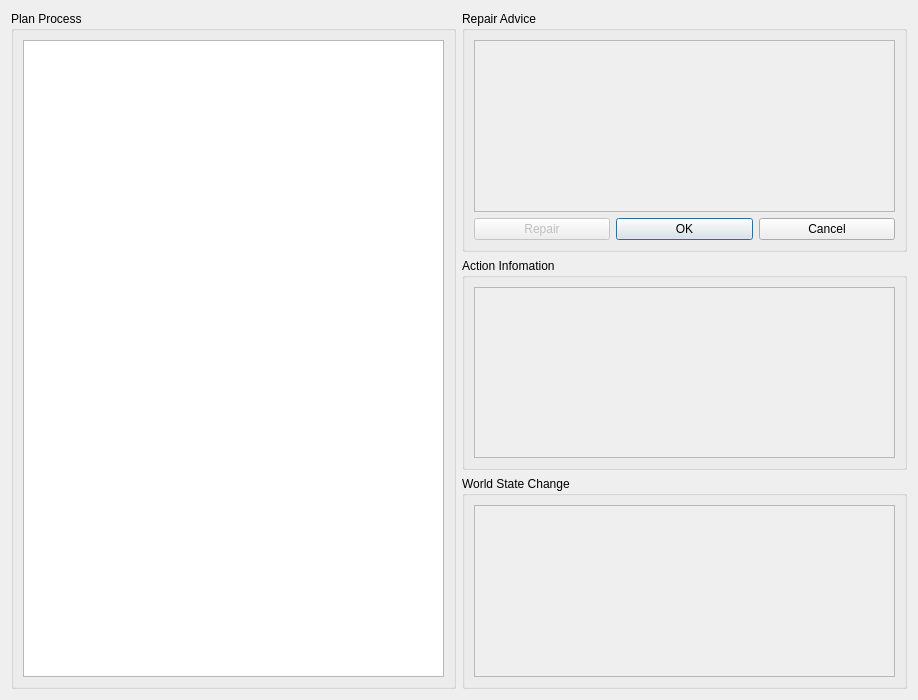
<?xml version="1.0" encoding="UTF-8"?>
<ui version="4.0">
 <class>PlanValidationDialog</class>
 <widget class="QDialog" name="PlanValidationDialog">
  <property name="geometry">
   <rect>
    <x>0</x>
    <y>0</y>
    <width>918</width>
    <height>700</height>
   </rect>
  </property>
  <property name="windowTitle">
   <string>Plan validation</string>
  </property>
  <layout class="QGridLayout" name="gridLayout_5">
   <item row="0" column="0" rowspan="3">
    <widget class="QGroupBox" name="planProcess">
     <property name="title">
      <string>Plan Process</string>
     </property>
     <layout class="QGridLayout" name="gridLayout_4">
      <item row="0" column="0">
       <widget class="QTableWidget" name="actionsTable">
        <property name="dragEnabled">
         <bool>true</bool>
        </property>
        <attribute name="verticalHeaderCascadingSectionResizes">
         <bool>false</bool>
        </attribute>
        <attribute name="verticalHeaderStretchLastSection">
         <bool>false</bool>
        </attribute>
       </widget>
      </item>
     </layout>
    </widget>
   </item>
   <item row="0" column="1">
    <widget class="QGroupBox" name="repairAdvice">
     <property name="enabled">
      <bool>true</bool>
     </property>
     <property name="title">
      <string>Repair Advice</string>
     </property>
     <layout class="QGridLayout" name="gridLayout">
      <item row="1" column="1">
       <widget class="QPushButton" name="okButton">
        <property name="text">
         <string>OK</string>
        </property>
       </widget>
      </item>
      <item row="1" column="0">
       <widget class="QPushButton" name="repair">
        <property name="enabled">
         <bool>false</bool>
        </property>
        <property name="text">
         <string>Repair</string>
        </property>
       </widget>
      </item>
      <item row="1" column="2">
       <widget class="QPushButton" name="cancelButton">
        <property name="text">
         <string>Cancel</string>
        </property>
       </widget>
      </item>
      <item row="0" column="0" colspan="3">
       <widget class="QListWidget" name="advice">
        <property name="enabled">
         <bool>false</bool>
        </property>
       </widget>
      </item>
     </layout>
    </widget>
   </item>
   <item row="2" column="1">
    <widget class="QGroupBox" name="worldStateChangeView">
     <property name="title">
      <string>World State Change</string>
     </property>
     <layout class="QGridLayout" name="gridLayout_3">
      <item row="0" column="0">
       <widget class="QTextEdit" name="worldStateChange">
        <property name="enabled">
         <bool>false</bool>
        </property>
        <property name="readOnly">
         <bool>true</bool>
        </property>
       </widget>
      </item>
     </layout>
    </widget>
   </item>
   <item row="1" column="1">
    <widget class="QGroupBox" name="actionInfomationView">
     <property name="title">
      <string>Action Infomation</string>
     </property>
     <layout class="QGridLayout" name="gridLayout_2">
      <item row="0" column="0">
       <widget class="QTextEdit" name="actionInfomation">
        <property name="enabled">
         <bool>false</bool>
        </property>
        <property name="readOnly">
         <bool>true</bool>
        </property>
       </widget>
      </item>
     </layout>
    </widget>
   </item>
  </layout>
 </widget>
 <resources/>
 <connections/>
</ui>
